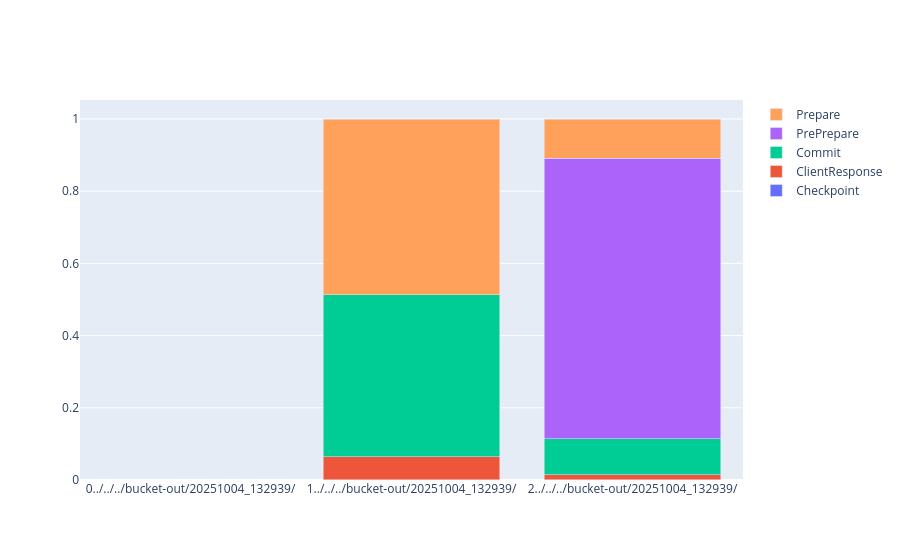

The code cell stored with this chart in its notebook:
### Code cell
types = ["Checkpoint",	"ClientResponse"	,"ClusterCommit"	,"ClusterPrePrepare"	,"ClusterPrepare"	,"Commit"	,"PrePrepare"	,"Prepare"]
types=list(filter(lambda typ: typ in df_with_bytes,types))

average_by_folder_and_role = df_with_bytes.groupby(["folder","Role"]).mean(numeric_only=True).reset_index()
total_bytes_sent = average_by_folder_and_role[["folder","Role"]+types].groupby(["folder","Role"]).sum().sum(axis=1).reset_index().set_index(["folder","Role"])
total_bytes_sent[0].index.set_names(['folder', 'Role'], inplace=True)

normalized_bytes_per_folder = (
    average_by_folder_and_role.set_index(["folder", "Role"])[types]
    .div(total_bytes_sent[0], axis=0)
    .reset_index()
)
normalized_bytes_per_folder["Role"]=average_by_folder_and_role["Role"]
fig = go.Figure()

for typ in types:
    fig.add_trace(go.Bar(x=normalized_bytes_per_folder.Role.apply(str)+normalized_bytes_per_folder.folder.apply(str),y=normalized_bytes_per_folder[typ],name=typ))
fig.update_layout(barmode='stack')
fig.show()

### Figure 1 — Plotly figure (JSON) as saved in the notebook; plotly's stock layout.template omitted (floating-point values rounded to 4 significant figures)
{"data": [{"name": "Checkpoint", "type": "bar", "x": ["0../../../bucket-out/20251004_132939/", "1../../../bucket-out/20251004_132939/", "2../../../bucket-out/20251004_132939/"], "y": [NaN, 0.0009638, 0.0002142]}, {"name": "ClientResponse", "type": "bar", "x": ["0../../../bucket-out/20251004_132939/", "1../../../bucket-out/20251004_132939/", "2../../../bucket-out/20251004_132939/"], "y": [NaN, 0.06376, 0.01395]}, {"name": "Commit", "type": "bar", "x": ["0../../../bucket-out/20251004_132939/", "1../../../bucket-out/20251004_132939/", "2../../../bucket-out/20251004_132939/"], "y": [NaN, 0.4485, 0.09995]}, {"name": "PrePrepare", "type": "bar", "x": ["0../../../bucket-out/20251004_132939/", "1../../../bucket-out/20251004_132939/", "2../../../bucket-out/20251004_132939/"], "y": [NaN, 0.0, 0.7775]}, {"name": "Prepare", "type": "bar", "x": ["0../../../bucket-out/20251004_132939/", "1../../../bucket-out/20251004_132939/", "2../../../bucket-out/20251004_132939/"], "y": [NaN, 0.4867, 0.1083]}], "layout": {"barmode": "stack"}}
